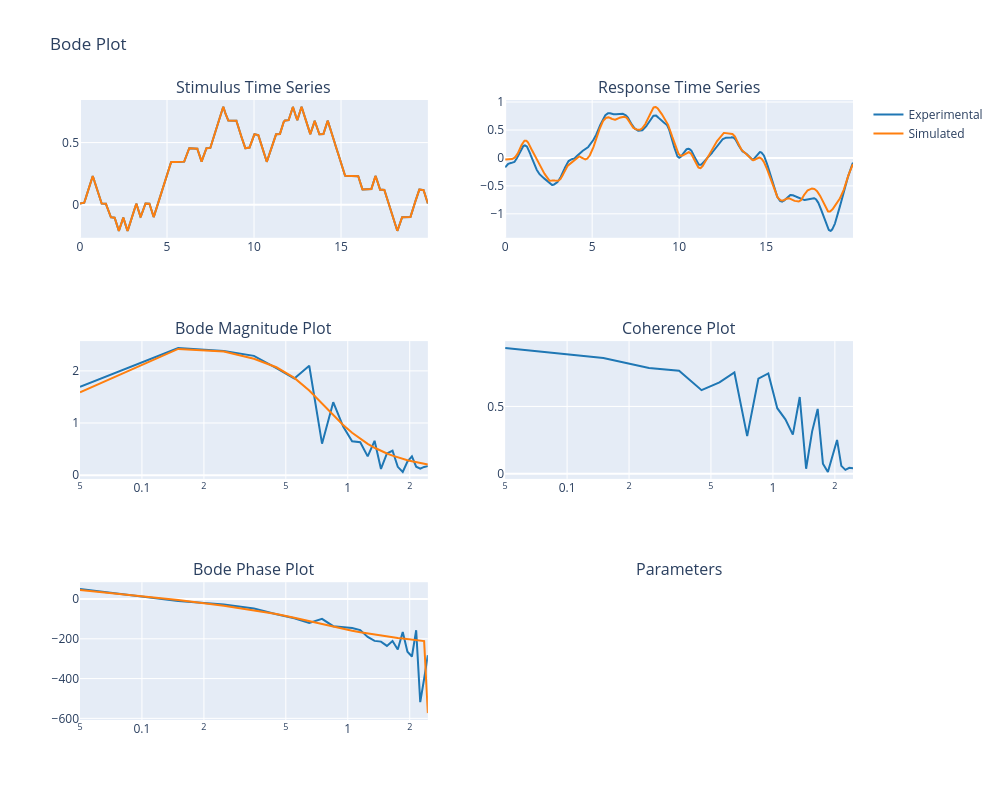

The notebook cell this image was saved under:
### Code cell
# Add reference experimental data to model and perform fit

# Load experimental data
com, stim_vis, stim_prop, time = bp.getdata_lifespan('data/d1_vis1_surf1.csv', height, resample=True, cut_to_cycles=True)

model.add_experimental_data(stim_prop, com, 90)

model.fit()
figure = model.plot()

print(model)

figure.show()

### Figure 1 — Plotly figure (JSON) as saved in the notebook; plotly's stock layout.template omitted (floating-point values rounded to 4 significant figures; data arrays with more than 128 entries replaced by an {"elided": "..."} marker saying what was removed)
{"data": [{"line": {"color": "#1f77b4"}, "mode": "lines", "showlegend": false, "type": "scatter", "x": {"elided": "1800 float values"}, "xaxis": "x", "y": {"elided": "1800 float values"}, "yaxis": "y"}, {"line": {"color": "#1f77b4"}, "mode": "lines", "showlegend": false, "type": "scatter", "x": {"elided": "1800 float values"}, "xaxis": "x2", "y": {"elided": "1800 float values"}, "yaxis": "y2"}, {"line": {"color": "#1f77b4"}, "mode": "lines", "name": "Experimental", "showlegend": true, "type": "scatter", "x": [0.05, 0.15, 0.25, 0.35, 0.45, 0.55, 0.65, 0.75, 0.85, 0.95, 1.05, 1.15, 1.25, 1.35, 1.45, 1.55, 1.65, 1.75, 1.85, 1.95, 2.05, 2.15, 2.25, 2.35, 2.45], "xaxis": "x3", "y": [1.696, 2.438, 2.383, 2.288, 2.052, 1.854, 2.098, 0.6036, 1.4, 0.9306, 0.6488, 0.6318, 0.3606, 0.6577, 0.119, 0.4158, 0.4675, 0.1595, 0.06021, 0.2601, 0.3603, 0.1625, 0.1231, 0.1573, 0.1734], "yaxis": "y3"}, {"line": {"color": "#1f77b4"}, "mode": "lines", "showlegend": false, "type": "scatter", "x": [0.05, 0.15, 0.25, 0.35, 0.45, 0.55, 0.65, 0.75, 0.85, 0.95, 1.05, 1.15, 1.25, 1.35, 1.45, 1.55, 1.65, 1.75, 1.85, 1.95, 2.05, 2.15, 2.25, 2.35, 2.45], "xaxis": "x4", "y": [0.9339, 0.8595, 0.7853, 0.7648, 0.6209, 0.6785, 0.7521, 0.28, 0.7061, 0.7447, 0.4871, 0.404, 0.2904, 0.5698, 0.03765, 0.313, 0.4819, 0.07513, 0.01335, 0.1405, 0.2513, 0.05885, 0.02918, 0.04458, 0.04183], "yaxis": "y4"}, {"line": {"color": "#1f77b4"}, "mode": "lines", "showlegend": false, "type": "scatter", "x": [0.05, 0.15, 0.25, 0.35, 0.45, 0.55, 0.65, 0.75, 0.85, 0.95, 1.05, 1.15, 1.25, 1.35, 1.45, 1.55, 1.65, 1.75, 1.85, 1.95, 2.05, 2.15, 2.25, 2.35, 2.45], "xaxis": "x5", "y": [49.62, -10.13, -27.38, -47.75, -76.82, -96.56, -119.8, -99.98, -136.7, -139.9, -146.3, -156.5, -190.6, -210.5, -214.1, -235.9, -211.5, -253.5, -166.1, -265.0, -289.1, -157.2, -518.7, -401.1, -282.1], "yaxis": "y5"}, {"line": {"color": "#ff7f0e"}, "mode": "lines", "showlegend": false, "type": "scatter", "x": {"elided": "1800 float values"}, "xaxis": "x", "y": {"elided": "1800 float values"}, "yaxis": "y"}, {"line": {"color": "#ff7f0e"}, "mode": "lines", "showlegend": false, "type": "scatter", "x": {"elided": "1800 float values"}, "xaxis": "x2", "y": {"elided": "1800 float values"}, "yaxis": "y2"}, {"line": {"color": "#ff7f0e"}, "mode": "lines", "name": "Simulated", "showlegend": true, "type": "scatter", "x": [0.05, 0.15, 0.25, 0.35, 0.45, 0.55, 0.65, 0.75, 0.85, 0.95, 1.05, 1.15, 1.25, 1.35, 1.45, 1.55, 1.65, 1.75, 1.85, 1.95, 2.05, 2.15, 2.25, 2.35, 2.45], "xaxis": "x3", "y": [1.587, 2.42, 2.373, 2.232, 2.069, 1.865, 1.622, 1.373, 1.149, 0.9622, 0.8125, 0.694, 0.6001, 0.5251, 0.4644, 0.4149, 0.3739, 0.3396, 0.3106, 0.2859, 0.2646, 0.2461, 0.23, 0.2157, 0.2031], "yaxis": "y3"}, {"line": {"color": "#ff7f0e"}, "mode": "lines", "showlegend": false, "type": "scatter", "x": [0.05, 0.15, 0.25, 0.35, 0.45, 0.55, 0.65, 0.75, 0.85, 0.95, 1.05, 1.15, 1.25, 1.35, 1.45, 1.55, 1.65, 1.75, 1.85, 1.95, 2.05, 2.15, 2.25, 2.35, 2.45], "xaxis": "x5", "y": [45.62, -5.69, -34.14, -55.88, -75.71, -94.7, -112.3, -127.6, -140.6, -151.3, -160.1, -167.6, -174.0, -179.5, -184.3, -188.6, -192.5, -195.9, -199.1, -202.0, -204.7, -207.1, -209.4, -211.6, -573.6], "yaxis": "y5"}], "layout": {"annotations": [{"font": {"size": 16}, "showarrow": false, "text": "Stimulus Time Series", "x": 0.225, "xanchor": "center", "xref": "paper", "y": 1, "yanchor": "bottom", "yref": "paper"}, {"font": {"size": 16}, "showarrow": false, "text": "Response Time Series", "x": 0.775, "xanchor": "center", "xref": "paper", "y": 1, "yanchor": "bottom", "yref": "paper"}, {"font": {"size": 16}, "showarrow": false, "text": "Bode Magnitude Plot", "x": 0.225, "xanchor": "center", "xref": "paper", "y": 0.6111, "yanchor": "bottom", "yref": "paper"}, {"font": {"size": 16}, "showarrow": false, "text": "Coherence Plot", "x": 0.775, "xanchor": "center", "xref": "paper", "y": 0.6111, "yanchor": "bottom", "yref": "paper"}, {"font": {"size": 16}, "showarrow": false, "text": "Bode Phase Plot", "x": 0.225, "xanchor": "center", "xref": "paper", "y": 0.2222, "yanchor": "bottom", "yref": "paper"}, {"font": {"size": 16}, "showarrow": false, "text": "Parameters", "x": 0.775, "xanchor": "center", "xref": "paper", "y": 0.2222, "yanchor": "bottom", "yref": "paper"}], "height": 800, "title": {"text": "Bode Plot"}, "width": 1000, "xaxis": {"anchor": "y", "domain": [0, 0.45]}, "xaxis2": {"anchor": "y2", "domain": [0.55, 1]}, "xaxis3": {"anchor": "y3", "domain": [0, 0.45], "type": "log"}, "xaxis4": {"anchor": "y4", "domain": [0.55, 1], "type": "log"}, "xaxis5": {"anchor": "y5", "domain": [0, 0.45], "type": "log"}, "yaxis": {"anchor": "x", "domain": [0.7778, 1]}, "yaxis2": {"anchor": "x2", "domain": [0.7778, 1]}, "yaxis3": {"anchor": "x3", "domain": [0.3889, 0.6111]}, "yaxis4": {"anchor": "x4", "domain": [0.3889, 0.6111]}, "yaxis5": {"anchor": "x5", "domain": [0, 0.2222]}}}
